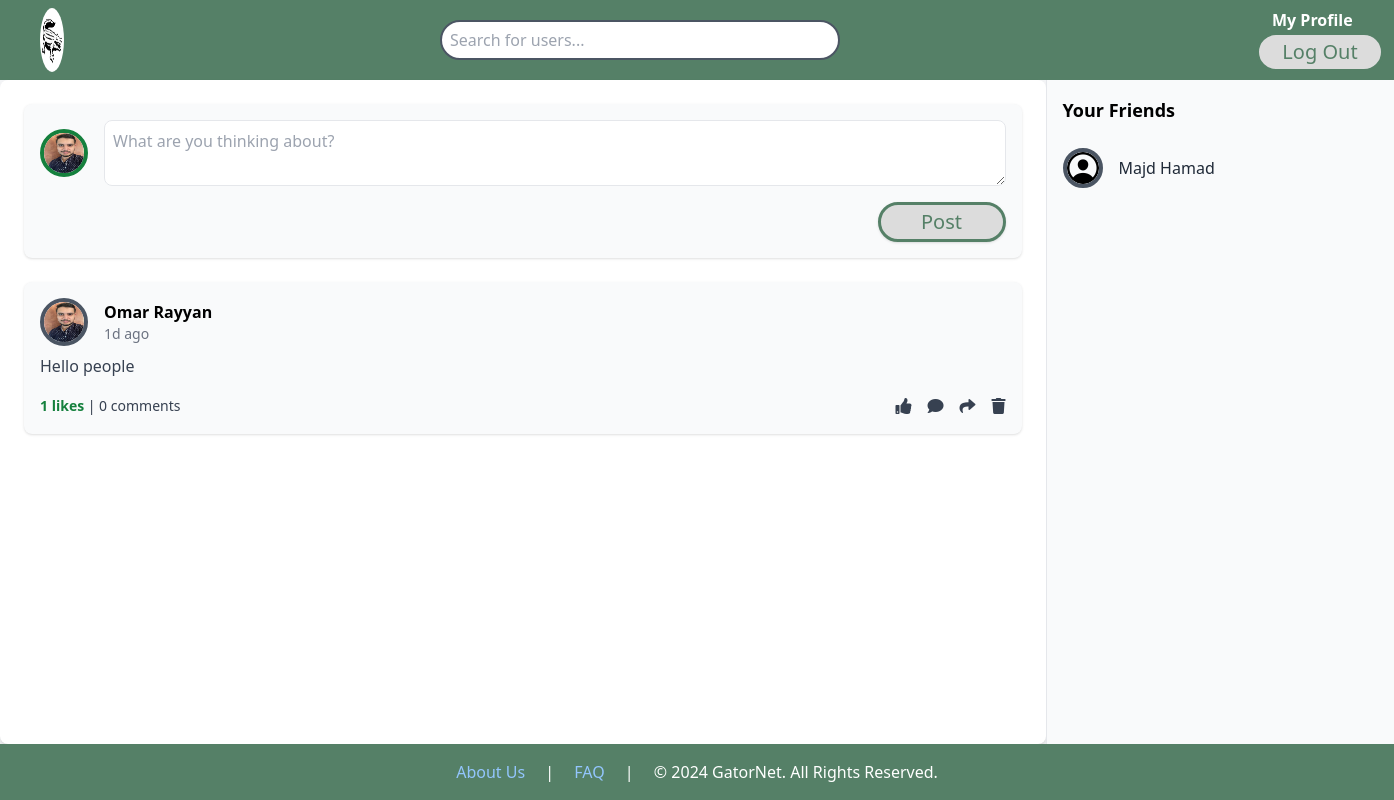
/social/home (signed in), run on the app's committed database.
### users_app/models.py (models this page shows)
class User(models.Model):
    first_name = models.CharField(max_length=45)
    last_name = models.CharField(max_length=45)
    profile_picture = models.ImageField(upload_to='profile_pics/', default='profile_pics/default.jpg')
    email = models.CharField(max_length=255)
    password = models.CharField(max_length=255)
    date_of_birth = models.DateField()
    gender = models.CharField(max_length=45)
    last_activity = models.DateTimeField(default=datetime.now)
    created_at = models.DateTimeField(auto_now_add=True)
    updated_at = models.DateTimeField(auto_now=True)
    objects = UserManager()
    def friends(self):
        from social_app.models import Friendship
        friendships = Friendship.objects.filter(models.Q(friend_1=self) | models.Q(friend_2=self))
        friends = [friendship.friend_1 if friendship.friend_2 == self else friendship.friend_2 for friendship in friendships]
        return friends
    def full_name(self):
        return f"{self.first_name} {self.last_name}"
    def is_online(self):
        now = timezone.now()
        if self.last_activity > now - timedelta(minutes=5):
            return True
        return False

### social_app/models.py (models this page shows)
class Post(models.Model):
    content = models.TextField()
    creator = models.ForeignKey(User, related_name = "all_posts", on_delete = models.CASCADE)
    shared = models.BooleanField(default=False)
    shared_post_id = models.IntegerField(default=0)
    created_at = models.DateTimeField(auto_now_add=True)
    updated_at = models.DateTimeField(auto_now=True)
    objects = PostsManager()

### social_app/views.py (the view)
# urls.py: path('home', views.home, name='home'),
def home(request):
    if not 'user_id' in request.session:
        messages.error(request, 'You must first login.', extra_tags='login')
        return redirect('/')
    user_id = int(request.session['user_id'])
    user = User.objects.get_user(user_id)
    posts = Post.objects.get_friends_posts(user_id)
    friends = Friendship.objects.get_user_friends(user)
    posts_with_likes = []
    for post in posts:
        post_data = {
            'post': post,
            'has_liked': Like.objects.has_user_liked_post(post.id, user_id)
        }
        if post.shared:
            shared_post = Post.objects.filter(id=post.shared_post_id).first()
            if shared_post:
                post_data['shared_post'] = shared_post
        posts_with_likes.append(post_data)
    friend_requests = FriendRequest.objects.get_friend_requests(user)
    context = {
        'posts_with_likes': posts_with_likes,
        'user': user,
        'friends': friends,
        'has_friend_requests': friend_requests.exists(),
        'friend_requests': friend_requests,
    }
    return render(request, 'home_page.html', context)

### social_app/models.py (called while the page is built)
    def get_friends_posts(self, user_id):
        user = User.objects.get(id=user_id)
        friends = user.friends()
        return Post.objects.filter(creator__in=list(friends) + [user]).order_by('-created_at')

    def get_user_friends(self, user):
        friendships = Friendship.objects.filter(friend_1=user) | Friendship.objects.filter(friend_2=user)
        friends = []
        for friendship in friendships:
            if friendship.friend_1 != user:
                friends.append(friendship.friend_1)
            if friendship.friend_2 != user:
                friends.append(friendship.friend_2)
        friends = list(set(friends))
        return friends

    def has_user_liked_post(self, post_id, user_id):
        return self.filter(post_id=post_id, user_id=user_id).exists()

    def get_friend_requests(self, user):
        return FriendRequest.objects.filter(recipient=user)

### social_app/templatetags/custom_filters.py (called while the page is built)
@register.filter
def abbreviate_number(value):
    try:
        value = int(value)
        if value >= 1_000_000:
            return f"{value / 1_000_000:.1f}M".rstrip('0').rstrip('.')
        elif value >= 1_000:
            return f"{value / 1_000:.1f}k".rstrip('0').rstrip('.')
        else:
            return str(value)
    except (ValueError, TypeError):
        return value

@register.filter
def time_ago(value):
    current_time = now()
    if isinstance(value, datetime):
        diff = current_time - value
        if diff < timedelta(minutes=1):
            return "Just now"
        elif diff < timedelta(hours=1):
            return f"{int(diff.total_seconds() // 60)}m ago"
        elif diff < timedelta(days=1):
            return f"{int(diff.total_seconds() // 3600)}h ago"
        elif diff < timedelta(days=30):
            return f"{int(diff.days)}d ago"
        else:
            months = diff.days // 30
            return f"{months}mo ago"
    return value

### users_app/models.py (called while the page is built)
    def get_user(self, id):
        return User.objects.get(id=id)

### social_app/templates/home_page.html (shortened to what this page needs)
<!DOCTYPE html>
<html lang="en">
  <head>
    {% load static %}
    {% load custom_filters %}
    <script src="https://cdn.tailwindcss.com"></script>
    <link rel="stylesheet" href="https://cdnjs.cloudflare.com/ajax/libs/font-awesome/5.15.3/css/all.min.css" />
    <link rel="stylesheet" href="{% static 'css/home.css' %}" />
  </head>
  <body class="bg-gray-100 min-h-screen flex flex-col">
    <header class="bg-green-700 p-4 flex items-center" id="navbar">
      <div class="rounded-full flex items-center justify-center">
        <a href="{% url 'home' %}"><img src="{% static 'img/logo.png' %}" id="logo" class="h-12 w-12" alt="Logo" /></a>
      </div>
      <form action="{% url 'search' %}" method="post">
        <input type="search" placeholder="Search for users..." name="search" class="flex w-[50vh] p-2 rounded-full border-2 border-gray-600" id="search" />
      </form>
      <div>
        <a href="{% url 'view_profile' user.id %}" class="text-white px-4 py-2 ml-4 rounded font-bold hover:text-gray-300 transition-colors duration-200">My Profile</a>
        <a href="{% url 'logout' %}"><button class="text-white bg-green-800 px-4 py-0 ml-4 rounded hover:bg-green-900" id="button">Log Out</button></a>
      </div>
    </header>
    <main class="flex-grow flex">
      <div class="w-3/4 mx-auto bg-white shadow-md rounded-lg p-6 overflow-y-auto">
        <form action="{% url 'create_post' %}" method="post">
          <div class="bg-gray-50 p-4 rounded-lg shadow mb-6">
            <div class="flex items-center mb-4">
              <a href="{% url 'view_profile' user.id %}"><img src="{% if user.profile_picture.url %} {{ user.profile_picture.url }} {% else %} {% static 'imgs/default-profile.png' %} {% endif %}" alt="Profile" class="h-12 w-12 rounded-full border-4 border-green-700" /></a>
              <textarea name='content' placeholder="What are you thinking about?" class="ml-4 flex-grow p-2 border rounded-lg focus:border-green-700 focus:outline-none"></textarea>
            </div>
            <div class="text-right">
              <button class="bg-green-700 text-white px-6 py-0 rounded shadow hover:bg-green-600 transition" id="button">Post</button>
            </div>
          </div>
        </form>
        {% for item in posts_with_likes %}
        <div class="bg-gray-50 p-4 rounded-lg shadow mb-6 post-container">
          {% if item.post.shared %}
            <p class="text-gray-700 mb-4 border-b pb-[0.7vh] border-gray-600"><span class="font-bold"><a href="{% url 'view_profile' item.post.creator.id %}">{{ item.post.creator.full_name }}</a></span> shared <span class="font-bold">{% if item.post.creator == item.shared_post.creator %} his own post.{% else %} <a href="{% url 'view_profile' item.shared_post.creator.id %}">{{ item.shared_post.creator.full_name }}'s</a></span> post.{% endif %}</p>
            <div class="flex items-center mb-2">
              <a href="{% url 'view_profile' item.shared_post.creator.id %}"><img src="{{ item.shared_post.creator.profile_picture.url }}" alt="Profile" class="h-12 w-12 rounded-full
                {% if item.shared_post.creator.is_online %}
                    border-4 border-green-700
                {% else %}
                    border-4 border-gray-600
                {% endif %}
                " /></a>
          {% else %}
          <div class="flex items-center mb-2">
            <a href="{% url 'view_profile' item.post.creator.id %}"><img src="{{ item.post.creator.profile_picture.url }}" alt="Profile" class="h-12 w-12 rounded-full
              {% if item.post.creator.is_online %}
                  border-4 border-green-700
                {% else %}
                  border-4 border-gray-600
              {% endif %}
              " /></a>
          {% endif %}
            <div class="ml-4">
              {% if item.post.shared %}
              <h3 class="font-bold"><a href="{% url 'view_profile' item.shared_post.creator.id %}">{{ item.shared_post.creator.full_name }}</a></h3>
              {% else %}
              <h3 class="font-bold"><a href="{% url 'view_profile' item.post.creator.id %}">{{ item.post.creator.full_name }}</a></h3>
              {% endif %}
              <p class="text-gray-500 text-sm">{{ item.post.created_at|time_ago }}</p>
            </div>
          </div>
          <p class="text-gray-700 mb-4"><a href="{% url 'view_post' item.post.id %}">{{ item.post.content }}</a></p>
          <div class="flex items-center justify-between text-gray-700">
            <p class="text-sm">
              <span class="font-bold text-green-700 like-count"><a href="{% url 'view_post' item.post.id %}">{{ item.post.likes.count|abbreviate_number }} likes </span> | {{ item.post.comments.count|abbreviate_number }} comments</a>
            </p>
            <div class="flex items-center space-x-4">
              <button class="like-btn {% if item.has_liked %} text-green-700 {% else %} text-gray-700 hover:text-green-700 {% endif %}" data-post-id="{{ item.post.id }}">
                <i class="fas fa-thumbs-up"></i>
              </button>
                <button class="text-gray-700 hover:text-green-700"><a href="{% url 'view_post' item.post.id %}"><i class="fas fa-comment"></i></a></button>
              <form action="{% url 'share_post' %}" method="post">
                <button class="text-gray-700 hover:text-green-700"><i class="fas fa-share"></i></button>
              </form>
              {% if item.post.creator.id == request.session.user_id %}
                <button class="delete-post-btn text-gray-700 hover:text-red-600" data-post-id="{{ item.post.id }}">
                    <i class="fas fa-trash"></i>
                </button>
              {% endif %}
            </div>
          </div>
        </div>
        {% endfor %}
      </div>
      <div class="w-1/4 bg-gray-50 border-l border-gray-200 p-4 overflow-y-auto">
        <h3 class="text-lg font-bold mb-4">Your Friends</h3>
        <ul id="friends-list">
          {% for friend in friends %}
          <li class="flex items-center space-x-4 py-2 cursor-pointer friend-item" data-id="{{ friend.id }}">
            <img src="{% if friend.profile_picture.url %}{{ friend.profile_picture.url }}{% else %}{% static 'imgs/default-profile.png' %}{% endif %}"
                alt="Profile"
                class="h-10 w-10 rounded-full {% if friend.is_online %} border-4 border-green-700 {% else %} border-4 border-gray-600 {% endif %}" />
            <span class="text-gray-800 font-medium">{{ friend.full_name }}</span>
          </li>
          {% empty %}
            <li class="text-gray-500">No friends yet.</li>
          {% endfor %}
        </ul>
      </div>
    </main>
    <div id="chat-windows" class="fixed bottom-0 right-0 flex flex-row flex-wrap space-x-2 p-4 z-50 mr-[50vh]"></div>
    <footer class="bg-green-700 text-white text-center py-4" id="bottomPage">
      <div class="space-x-4">
        <a href="{% url 'about_us' %}" class="text-blue-300 hover:underline">About Us</a>
        <span>|</span>
        <a href="{% url 'faq' %}" class="text-blue-300 hover:underline">FAQ</a>
        <span>|</span>
        <span>&copy; 2024 GatorNet. All Rights Reserved.</span>
      </div>
    </footer>
  </body>
</html>

### social_app/static/css/home.css (style rules this page uses)
#navbar { background-color: #558067; height: 10vh; }
#logo { width: 8vh; height: 8vh; border-radius: 50%; margin: 0 0 0 3vh; }
#button { background-color: rgb(220, 220, 220); color: #558067; border: #558067 solid 0.4vh; font-size: 2.5vh; border-radius: 80vh; height: 5vh; width: 16vh; }
#bottomPage { background-color: #558067; font-size: 2vh; }
#search { height: 5vh; margin: 0 50vh 0 50vh; }

### data on the page
User: profile_picture (picture)
Post: post.creator.profile_picture (picture), post.creator.full_name "Omar Rayyan", post.created_at "1d ago", post.content "Hello people", post.likes.count|abbreviate_number "1", post.comments.count|abbreviate_number "0"
User: profile_picture (placeholder picture), full_name "Majd Hamad"
